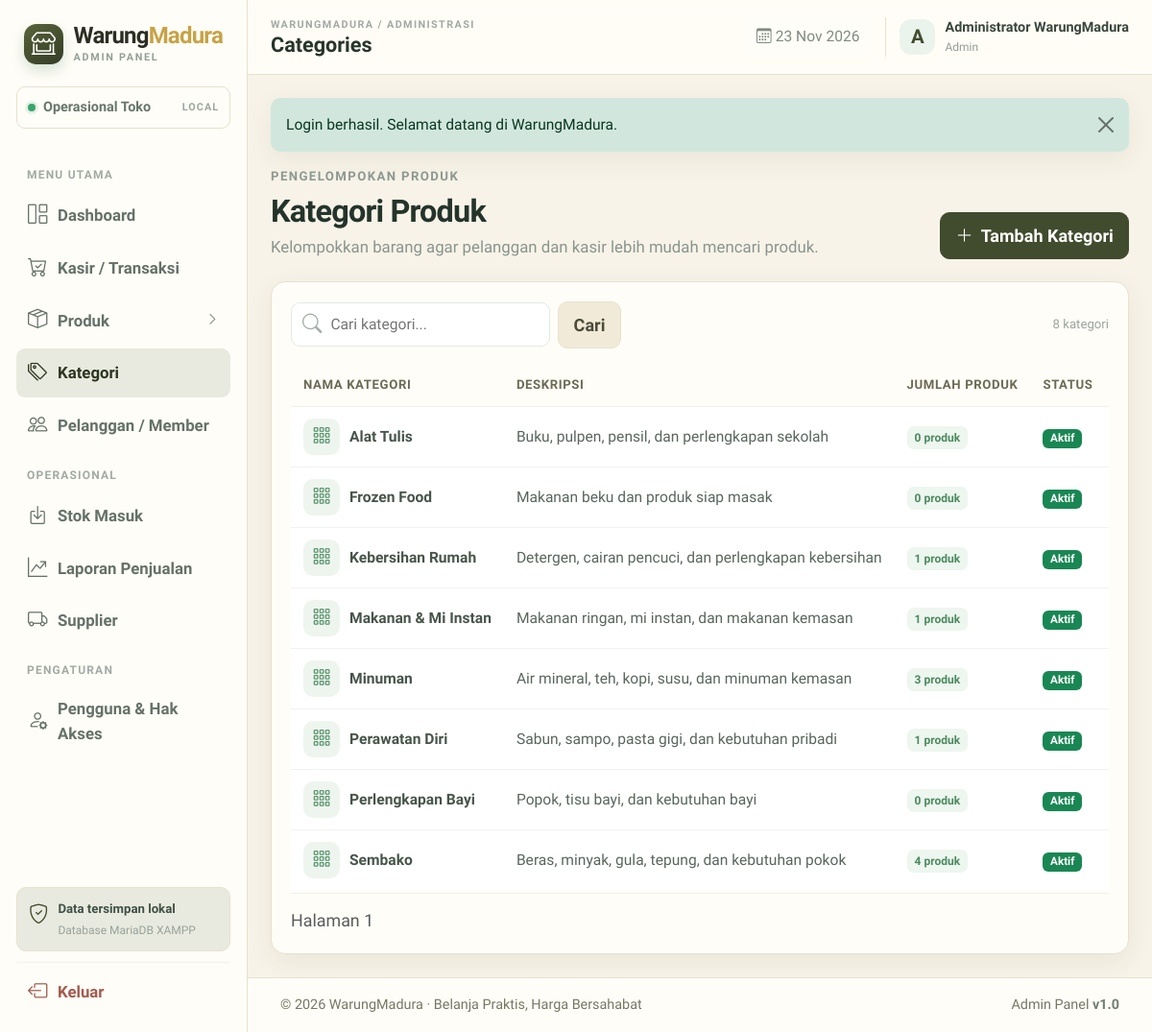
The page /index.php?page=categories (signed in) on the database its author committed.
### tables this page shows
CREATE TABLE IF NOT EXISTS tbl_kategori (
  id_kategori INT UNSIGNED AUTO_INCREMENT PRIMARY KEY,
  nama_kategori VARCHAR(100) NOT NULL UNIQUE,
  deskripsi VARCHAR(255) NULL,
  status_kategori ENUM('aktif','nonaktif') NOT NULL DEFAULT 'aktif',
  created_at DATETIME NOT NULL DEFAULT CURRENT_TIMESTAMP
);

### pages/categories.php (the view, shortened to what this page needs)
<?php
$q=trim((string)($_GET['q']??''));$pageNo=max(1,(int)($_GET['p']??1));$perPage=10;
$where=$q!==''?'WHERE k.nama_kategori LIKE ?':'';$args=$q!==''?["%$q%"]:[];
$count=$db->prepare("SELECT COUNT(*) FROM tbl_kategori k {$where}");$count->execute($args);$total=(int)$count->fetchColumn();$offset=($pageNo-1)*$perPage;
$stmt=$db->prepare("SELECT k.*,COUNT(p.id_produk) jumlah_produk FROM tbl_kategori k LEFT JOIN tbl_produk p ON p.id_kategori=k.id_kategori {$where} GROUP BY k.id_kategori ORDER BY k.nama_kategori LIMIT {$perPage} OFFSET {$offset}");$stmt->execute($args);$rows=$stmt->fetchAll();
?>
<div class="page-heading"><div><span class="section-kicker">PENGELOMPOKAN PRODUK</span><h1>Kategori Produk</h1><p>Kelompokkan barang agar pelanggan dan kasir lebih mudah mencari produk.</p></div><button class="btn btn-primary" data-bs-toggle="modal" data-bs-target="#categoryModal"><i class="bi bi-plus-lg me-2"></i>Tambah Kategori</button></div>
<div class="panel-card"><div class="filter-toolbar"><form class="filter-form" method="get"><input type="hidden" name="page" value="categories"><div class="search-box"><i class="bi bi-search"></i><input type="search" name="q" value="<?=e($q)?>" placeholder="Cari kategori..."></div><button class="btn btn-dark-soft">Cari</button></form><span class="result-count"><?=$total?> kategori</span></div>
<div class="table-responsive"><table class="table app-table align-middle"><thead><tr><th>Nama Kategori</th><th>Deskripsi</th><th>Jumlah Produk</th><th>Status</th><th class="text-end">Aksi</th></tr></thead><tbody>
<?php foreach($rows as $r):?><tr><td><div class="product-cell"><div class="category-avatar"><i class="bi bi-grid-3x3-gap"></i></div><b><?=e($r['nama_kategori'])?></b></div></td><td><?=e($r['deskripsi']?:'-')?></td><td><span class="count-pill"><?=(int)$r['jumlah_produk']?> produk</span></td><td><?=status_badge($r['status_kategori'])?></td><td class="text-end"><?=(int)$r['id_kategori']?><?=Csrf::field()?><?=(int)$r['id_kategori']?></td></tr><?php endforeach;?>
</tbody></table></div><div class="panel-footer"><span class="text-muted small">Halaman <?=$pageNo?></span><?php pagination($total,$pageNo,$perPage,'categories',['q'=>$q]);?></div></div>

### app/helpers.php (shortened to what this page needs)
<?php
function e(mixed $value): string
{
    return htmlspecialchars((string)($value ?? ''), ENT_QUOTES | ENT_SUBSTITUTE, 'UTF-8');
}
function status_badge(string $status): string
{
    $map = [
        'aktif' => 'success', 'lunas' => 'success', 'selesai' => 'success',
        'diterima' => 'success', 'berhasil' => 'success',
        'menunggu' => 'warning', 'belum_bayar' => 'warning', 'draft' => 'secondary',
        'diproses' => 'info', 'siap_diambil' => 'primary',
        'nonaktif' => 'secondary', 'dibatalkan' => 'danger', 'gagal' => 'danger',
        'dikembalikan' => 'dark', 'nonaktif' => 'secondary'
    ];
    $label = ucwords(str_replace('_', ' ', $status));
    return '<span class="badge text-bg-' . ($map[$status] ?? 'secondary') . '">' . e($label) . '</span>';
}

### assets/css/app.css (style rules this page uses)
:root { --green:#414b2d;--green-dark:#2d3521;--green-soft:#e9eadf;--ink:#2c2e24;--muted:#777766;--line:#e8e1cf;--surface:#fffdf7;--canvas:#f7f3e8;--orange:#e7c86d;--cream:#f1ead8;--yellow-soft:#fbf2d5;--shadow:0 8px 28px rgba(53,53,33,.07) }
* { box-sizing:border-box }
html { font-size:16px }
body { font-family:'Lexend',sans-serif;background:var(--canvas);color:var(--ink);font-size:1.2rem;line-height:1.55 }
.btn { border-radius:10px;font-weight:600;padding:.62rem .95rem;font-size:1.128rem;transition:transform .2s,box-shadow .2s,background .2s }
.btn-primary { background:var(--green);border-color:var(--green) }
.btn-light,.btn-dark-soft { background:#f5f7f5;border:1px solid #edf0ed;color:#47564c }
.page-heading { display:flex;justify-content:space-between;align-items:flex-end;gap:20px;margin-bottom:23px }
.section-kicker { display:block;font-size:12px;font-weight:800;letter-spacing:1.4px;color:#8e9a91;margin-bottom:6px }
.page-heading h1 { font:800 32.4px Lexend,sans-serif;letter-spacing:-.8px;margin:0 0 5px;color:#24342a }
.page-heading p { margin:0;color:#89958d;font-size:15.6px }
.panel-card,.kpi-card { background:#fff;border:1px solid #edf1ed;border-radius:15px;box-shadow:var(--shadow) }
.panel-card { padding:20px }
.app-table { font-size:14.4px;margin:0;white-space:nowrap }
.app-table thead th { font-size:12px;text-transform:uppercase;letter-spacing:.6px;color:#9aa59e;background:#fbfcfb;border-bottom:1px solid #edf1ed;padding:12px 13px;font-weight:800 }
.app-table tbody td { padding:12px 13px;border-color:#f0f3f0;color:#59665d }
.app-table tbody tr:last-child td { border-bottom:0 }
.stock-product-icon,.product-thumb,.category-avatar,.brand-avatar,.cart-item-icon { width:38px;height:38px;border-radius:10px;display:grid;place-items:center;background:#f1f6f2;color:#6c9a7b;font-size:19.2px;flex:none }
.filter-toolbar { display:flex;justify-content:space-between;align-items:center;gap:15px;padding-bottom:16px }
.filter-form { display:flex;align-items:center;gap:8px;flex-wrap:wrap;flex:1 }
.search-box { display:flex;align-items:center;gap:9px;border:1px solid #e4eae5;border-radius:9px;padding:0 11px;min-width:245px;background:#fff }
.search-box i { color:#a2aea5 }
.search-box input { border:0;outline:0;box-shadow:none!important;padding:10px 0;font-size:14.4px;width:100%;min-width:0 }
.result-count { font-size:12px;color:#9aa49d;white-space:nowrap }
.panel-footer { display:flex;justify-content:space-between;align-items:center;gap:12px;border-top:1px solid #eff2ef;padding-top:14px;margin-top:3px }
.product-cell,.member-cell { display:flex;align-items:center;gap:10px }
.product-cell b,.member-cell b { display:block;font-size:14.4px;color:#47554b }
.stock-pill,.count-pill { background:#edf6ef;color:#4c8a5f;padding:5px 8px;border-radius:7px;font-size:12px;font-weight:800 }
.category-avatar { background:#eef5ef;color:#549269 }
body { font-size:20.4px }
.page-heading p { font-size:16.8px }
.section-kicker { font-size:13.2px }
.app-table { font-size:15.6px }
.app-table thead th { font-size:13.2px }
.app-table tbody td { font-size:15.6px }
.product-cell b,.member-cell b { font-size:15.6px }
.filter-form .search-box input { font-size:15.6px }
.result-count { font-size:13.2px }
:root { color-scheme:light }
body { background:var(--canvas);color:var(--ink) }
.sidebar,.topbar,.app-footer,.panel-card,.kpi-card,.modal-content,.dropdown-menu,.demo-login-box,.sidebar-store,.sidebar-tip,.topbar-date,.app-table thead th { background-color:var(--surface) }
.sidebar,.topbar,.app-footer,.panel-card,.kpi-card,.modal-content,.sidebar-store,.sidebar-tip,.demo-login-box,.category-chip,.product-image-preview { border-color:var(--line) }
.btn-primary,.btn-main { background:var(--green);border-color:var(--green) }
.btn-light,.btn-dark-soft,.mobile-menu { background:var(--cream);border-color:var(--line);color:#4b4b3b }
body { background:var(--canvas)!important;color:var(--ink)!important }
.table th { color:#6b6b55!important }

### rows shown on the page
tbl_kategori: nama_kategori "Alat Tulis", deskripsi "Buku, pulpen, pensil, dan perlengkapan sekolah", jumlah_produk "0", status_kategori "Aktif"
tbl_kategori: nama_kategori "Frozen Food", deskripsi "Makanan beku dan produk siap masak", jumlah_produk "0", status_kategori "Aktif"
tbl_kategori: nama_kategori "Kebersihan Rumah", deskripsi "Detergen, cairan pencuci, dan perlengkapan kebersihan", jumlah_produk "1", status_kategori "Aktif"
tbl_kategori: nama_kategori "Makanan & Mi Instan", deskripsi "Makanan ringan, mi instan, dan makanan kemasan", jumlah_produk "1", status_kategori "Aktif"
tbl_kategori: nama_kategori "Minuman", deskripsi "Air mineral, teh, kopi, susu, dan minuman kemasan", jumlah_produk "3", status_kategori "Aktif"
tbl_kategori: nama_kategori "Perawatan Diri", deskripsi "Sabun, sampo, pasta gigi, dan kebutuhan pribadi", jumlah_produk "1", status_kategori "Aktif"
tbl_kategori: nama_kategori "Perlengkapan Bayi", deskripsi "Popok, tisu bayi, dan kebutuhan bayi", jumlah_produk "0", status_kategori "Aktif"
tbl_kategori: nama_kategori "Sembako", deskripsi "Beras, minyak, gula, tepung, dan kebutuhan pokok", jumlah_produk "4", status_kategori "Aktif"

### other values the page prints
$group['title'] "MENU UTAMA"
$label "Dashboard"
$label "Kasir / Transaksi"
$label "Produk"
$label "Kategori"
$label "Pelanggan / Member"
$group['title'] "OPERASIONAL"
$label "Stok Masuk"
$label "Laporan Penjualan"
$label "Supplier"
$group['title'] "PENGATURAN"
$label "Pengguna & Hak Akses"
str_replace('_',' ',$current) "Categories"
substr($user['nama_lengkap'] ?? 'A',0,1) "A"
$user['nama_lengkap'] "Administrator WarungMadura"
